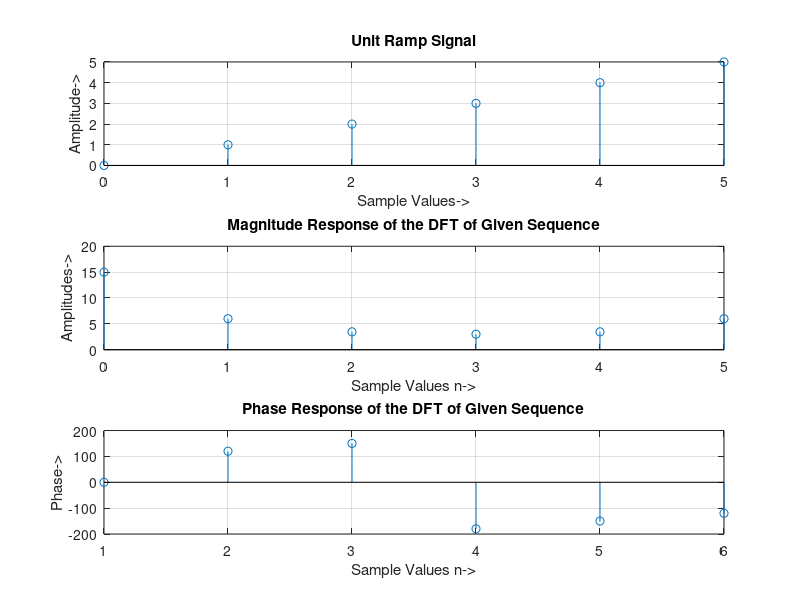

Here is the MATLAB script that generated this plot:
%discrete unit step signal fourier transform
N = 0 : 5;
a = [N];
N = length(a);
disp('The Length of the Sequence of [a] is: ');
disp(N);
for k = 1 : N
    y(k) = 0;
    for i = 1 : N
        y(k) = y(k) + a(i) * exp((-2 * pi * 1i / N) * ((i - 1) * (k - 1))); 
    end
end

k = 1 : N;
M = 0 : 5;
subplot(311);
stem(M, a);
grid;
xlabel('Sample Values->');
ylabel('Amplitude->');
title('Unit Ramp Signal');
disp('The Fourier Transform is');
disp(y(k));
subplot(312);
stem(M, abs(y(k)));
grid;
xlabel('Sample Values n->');
ylabel('Amplitudes->');
title('Magnitude Response of the DFT of Given Sequence');
subplot(313);
stem(angle(y(k)) * (180 / pi));
grid;
xlabel('Sample Values n->');
ylabel('Phase->');
title('Phase Response of the DFT of Given Sequence');